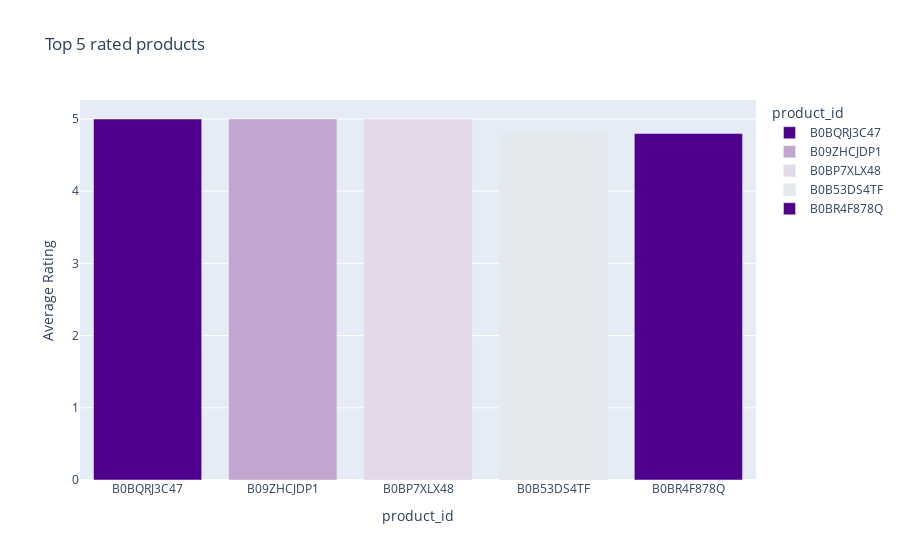

Notebook code cell kept with this figure:
### Code cell
## Data Analysis
Brand_Colors = ['#4f008c','#c2a6cf','#e4d9eb','#e4e9ee']

# Top 5 rated products analysis
if 'product_id' in df.columns and 'rating' in df.columns:

    avg_rate = df.groupby('product_id')['rating'].mean().sort_values(ascending=False) #avg and sorts from high to low
    Top_5_Rate = avg_rate.head(5)
    print ("Top 5 rated products")
    display(Top_5_Rate.to_frame(name='Average Rating').T) # .T is transposition, makes table easier to read

    #Top 5 visualization
    fig_top_5 = px.bar(Top_5_Rate,
                       x = Top_5_Rate.index,
                       y = 'rating',
                       color = Top_5_Rate.index,
                       color_discrete_sequence= Brand_Colors,
                       title = "Top 5 rated products",
                       labels={'x': 'Product ID', 'rating':'Average Rating'})
    fig_top_5.show()

### Figure 1 — Plotly figure (JSON) as saved in the notebook; plotly's stock layout.template omitted (floating-point values rounded to 4 significant figures)
{"data": [{"hovertemplate": "product_id=%{x}<br>Average Rating=%{y}<extra></extra>", "legendgroup": "B0BQRJ3C47", "marker": {"color": "#4f008c", "pattern": {"shape": ""}}, "name": "B0BQRJ3C47", "orientation": "v", "showlegend": true, "textposition": "auto", "type": "bar", "x": ["B0BQRJ3C47"], "xaxis": "x", "y": [5.0], "yaxis": "y"}, {"hovertemplate": "product_id=%{x}<br>Average Rating=%{y}<extra></extra>", "legendgroup": "B09ZHCJDP1", "marker": {"color": "#c2a6cf", "pattern": {"shape": ""}}, "name": "B09ZHCJDP1", "orientation": "v", "showlegend": true, "textposition": "auto", "type": "bar", "x": ["B09ZHCJDP1"], "xaxis": "x", "y": [5.0], "yaxis": "y"}, {"hovertemplate": "product_id=%{x}<br>Average Rating=%{y}<extra></extra>", "legendgroup": "B0BP7XLX48", "marker": {"color": "#e4d9eb", "pattern": {"shape": ""}}, "name": "B0BP7XLX48", "orientation": "v", "showlegend": true, "textposition": "auto", "type": "bar", "x": ["B0BP7XLX48"], "xaxis": "x", "y": [5.0], "yaxis": "y"}, {"hovertemplate": "product_id=%{x}<br>Average Rating=%{y}<extra></extra>", "legendgroup": "B0B53DS4TF", "marker": {"color": "#e4e9ee", "pattern": {"shape": ""}}, "name": "B0B53DS4TF", "orientation": "v", "showlegend": true, "textposition": "auto", "type": "bar", "x": ["B0B53DS4TF"], "xaxis": "x", "y": [4.8], "yaxis": "y"}, {"hovertemplate": "product_id=%{x}<br>Average Rating=%{y}<extra></extra>", "legendgroup": "B0BR4F878Q", "marker": {"color": "#4f008c", "pattern": {"shape": ""}}, "name": "B0BR4F878Q", "orientation": "v", "showlegend": true, "textposition": "auto", "type": "bar", "x": ["B0BR4F878Q"], "xaxis": "x", "y": [4.8], "yaxis": "y"}], "layout": {"barmode": "relative", "legend": {"title": {"text": "product_id"}, "tracegroupgap": 0}, "title": {"text": "Top 5 rated products"}, "xaxis": {"anchor": "y", "categoryarray": ["B0BQRJ3C47", "B09ZHCJDP1", "B0BP7XLX48", "B0B53DS4TF", "B0BR4F878Q"], "categoryorder": "array", "domain": [0, 1], "title": {"text": "product_id"}}, "yaxis": {"anchor": "x", "domain": [0, 1], "title": {"text": "Average Rating"}}}}
